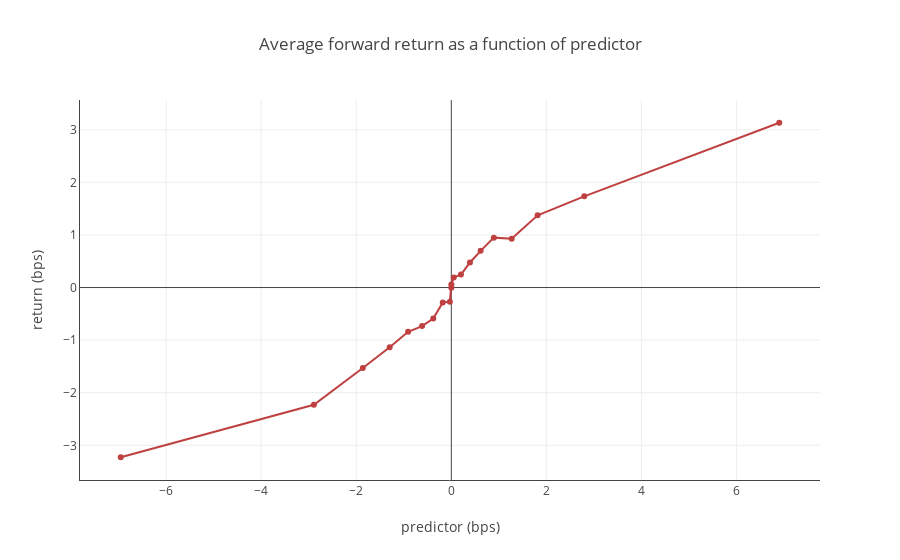

The notebook cell saved with this chart:
### Code cell
plt.plot_by_group(data, ['predictor'], ['fwd_ret1'], np.mean,  20, 'Average forward return as a function of predictor', 'predictor (bps)', 'return (bps)')

### Figure 1 — Plotly figure (JSON) as saved in the notebook; plotly's stock layout.template omitted (floating-point values rounded to 4 significant figures)
{"data": [{"marker": {"color": "hsl(0.0,50%,50%)"}, "mode": "markers+lines", "name": "fwd_ret1", "type": "scatter", "uid": "e9554aa7-d86c-41a1-97cb-6540ecab3886", "x": [-6.956, -2.892, -1.862, -1.297, -0.909, -0.615, -0.38, -0.18, -0.03, 0, 0.001, 0.051, 0.203, 0.393, 0.617, 0.895, 1.27, 1.816, 2.797, 6.901], "y": [-3.227, -2.23, -1.529, -1.135, -0.8422, -0.7324, -0.5883, -0.2833, -0.2685, -0.005739, 0.06004, 0.1923, 0.2466, 0.4762, 0.6975, 0.9486, 0.9277, 1.373, 1.734, 3.133]}], "layout": {"title": "Average forward return as a function of predictor", "xaxis": {"showline": true, "title": "predictor (bps)", "zeroline": true}, "yaxis": {"showline": true, "title": "return (bps)", "zeroline": true}}}
